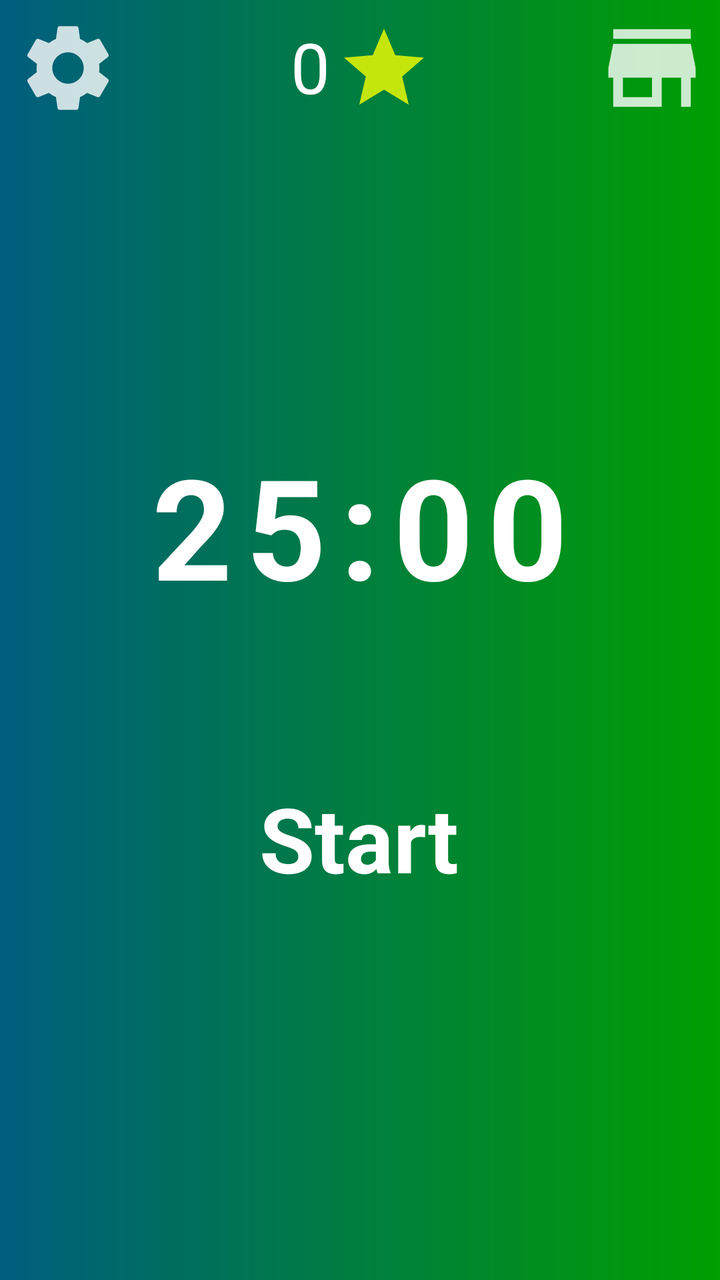
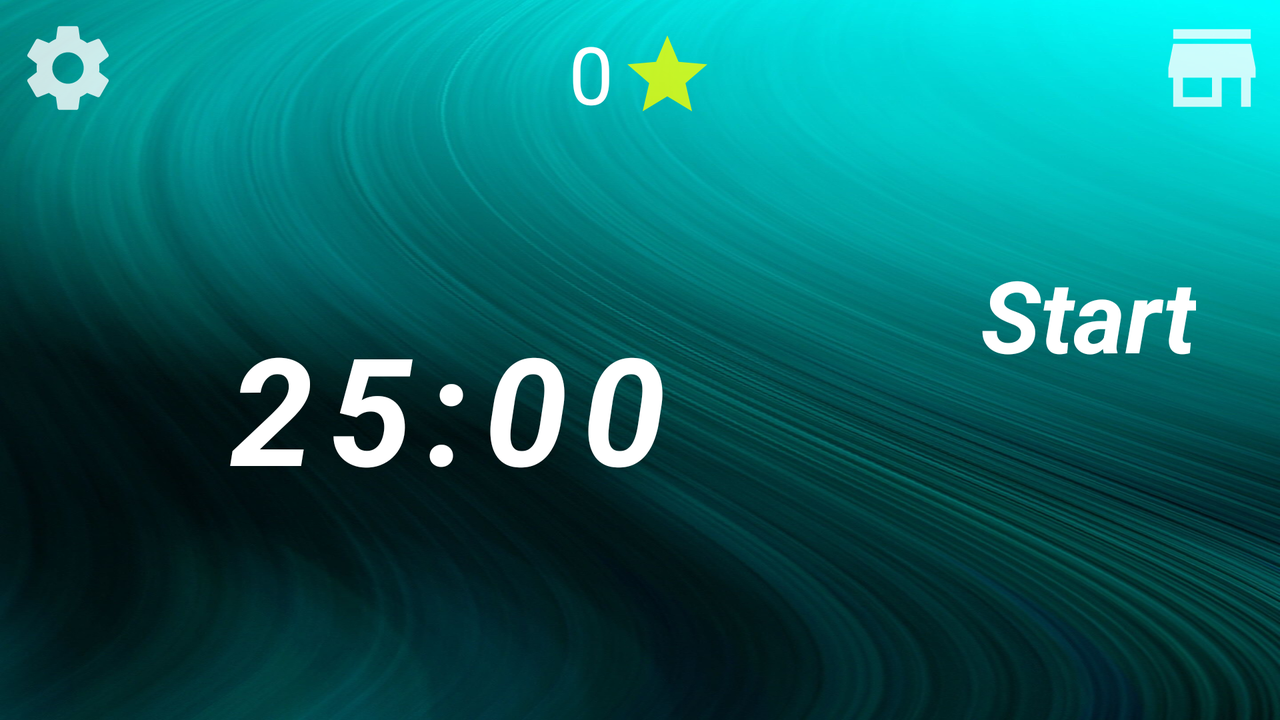

Two renders of one Android screen. The first uses the default layout on a phone; the second uses the alternative layout the repository ships for a different screen configuration, on a matching device. The two XML files are below.
<!-- AndroidManifest.xml: application theme Theme.StudySmarter -->
<!-- res/layout/activity_home.xml -->
<?xml version="1.0" encoding="utf-8"?>
<androidx.constraintlayout.widget.ConstraintLayout xmlns:android="http://schemas.android.com/apk/res/android"
    xmlns:app="http://schemas.android.com/apk/res-auto"
    xmlns:tools="http://schemas.android.com/tools"
    android:id="@+id/home_root_layout"
    android:layout_width="match_parent"
    android:layout_height="match_parent"
    android:background="@drawable/gradient_two_colors_theme1"
    tools:context=".ui.HomeScreen">


    <TextView
        android:id="@+id/home_setting_tv"
        android:layout_width="wrap_content"
        android:layout_height="wrap_content"
        android:layout_margin="@dimen/marginAndPaddingForAllViews"
        android:drawableStart="@drawable/ic_settings"
        android:padding="@dimen/marginAndPaddingForAllViews"
        app:layout_constraintStart_toStartOf="parent"
        app:layout_constraintTop_toTopOf="parent" />


    <TextView
        android:id="@+id/home_store_tv"
        android:layout_width="wrap_content"
        android:layout_height="wrap_content"
        android:layout_margin="@dimen/marginAndPaddingForAllViews"
        android:drawableStart="@drawable/ic_store"
        android:padding="@dimen/marginAndPaddingForAllViews"
        app:layout_constraintEnd_toEndOf="parent"
        app:layout_constraintTop_toTopOf="parent" />


    <TextView
        android:id="@+id/home_points_tv"
        android:layout_width="wrap_content"
        android:layout_height="wrap_content"
        android:layout_margin="@dimen/marginAndPaddingForAllViews"
        android:drawableEnd="@drawable/ic_star"
        android:drawablePadding="@dimen/marginAndPaddingForAllViews"
        android:padding="@dimen/marginAndPaddingForAllViews"
        android:text="@string/zero_str"
        android:textAlignment="center"
        android:textColor="@color/white"
        android:textSize="@dimen/pointsTextSize"
        app:layout_constraintEnd_toEndOf="@id/v_guideline2"
        app:layout_constraintHorizontal_bias="0.493"
        app:layout_constraintStart_toStartOf="@id/v_guideline1"
        app:layout_constraintTop_toTopOf="parent" />


    <TextView
        android:id="@+id/home_timer_tv"
        android:layout_width="wrap_content"
        android:layout_height="wrap_content"
        android:letterSpacing="0.1"
        android:padding="@dimen/marginAndPaddingForAllViews"
        android:text="25:00"
        android:textColor="@color/white"
        android:textSize="@dimen/timerTextSize"
        android:textStyle="bold"
        app:layout_constraintEnd_toEndOf="parent"
        app:layout_constraintHorizontal_bias="0.497"
        app:layout_constraintStart_toStartOf="parent"
        app:layout_constraintTop_toBottomOf="@+id/hor_guideline1" />

    <TextView
        android:id="@+id/home_start_pause_resume_tv"
        android:layout_width="wrap_content"
        android:layout_height="wrap_content"
        android:padding="@dimen/marginAndPaddingForAllViews"
        android:text="@string/start_str"
        android:textColor="@color/white"
        android:textSize="@dimen/startTextSize"
        android:textStyle="bold"
        app:layout_constraintEnd_toEndOf="@id/v_guideline2"
        app:layout_constraintHorizontal_bias="0.489"
        app:layout_constraintStart_toStartOf="@id/v_guideline1"
        app:layout_constraintTop_toBottomOf="@+id/hor_guideline2" />

    <TextView
        android:id="@+id/home_reset_tv"
        android:layout_width="wrap_content"
        android:layout_height="wrap_content"
        android:text="@string/reset_str"
        android:textColor="@color/white"
        android:textSize="@dimen/resetTextSize"
        android:textStyle="bold|italic"
        android:visibility="invisible"
        app:layout_constraintBottom_toBottomOf="parent"
        app:layout_constraintEnd_toEndOf="@id/v_guideline2"
        app:layout_constraintHorizontal_bias="0.5"
        app:layout_constraintStart_toStartOf="@id/v_guideline1"
        app:layout_constraintTop_toTopOf="@+id/hor_guideline3" />

    <androidx.constraintlayout.widget.Guideline
        android:id="@+id/v_guideline1"
        android:layout_width="wrap_content"
        android:layout_height="wrap_content"
        android:orientation="vertical"
        app:layout_constraintGuide_percent="0.30" />


    <androidx.constraintlayout.widget.Guideline
        android:id="@+id/v_guideline2"
        android:layout_width="wrap_content"
        android:layout_height="wrap_content"
        android:orientation="vertical"
        app:layout_constraintGuide_percent="0.70" />

    <androidx.constraintlayout.widget.Guideline
        android:id="@+id/hor_guideline1"
        android:layout_width="wrap_content"
        android:layout_height="wrap_content"
        android:orientation="horizontal"
        app:layout_constraintGuide_percent="0.33"  />


    <androidx.constraintlayout.widget.Guideline
        android:id="@+id/hor_guideline2"
        android:layout_width="wrap_content"
        android:layout_height="wrap_content"
        android:orientation="horizontal"
        app:layout_constraintGuide_percent="0.60"  />


    <androidx.constraintlayout.widget.Guideline
        android:id="@+id/hor_guideline3"
        android:layout_width="wrap_content"
        android:layout_height="wrap_content"
        android:orientation="horizontal"
        app:layout_constraintGuide_percent="0.80"  />

</androidx.constraintlayout.widget.ConstraintLayout>
<!-- resources referenced by this layout -->
<resources>
  <color name="white">#FFFFFFFF</color>
  <dimen name="marginAndPaddingForAllViews">5dp</dimen>
  <dimen name="pointsTextSize">35sp</dimen>
  <dimen name="resetTextSize">40sp</dimen>
  <dimen name="startTextSize">45sp</dimen>
  <dimen name="timerTextSize">70sp</dimen>
  <!-- drawable gradient_two_colors_theme1 (drawable) -->
  <?xml version="1.0" encoding="utf-8"?>
  <shape xmlns:android="http://schemas.android.com/apk/res/android">
      <gradient
          android:startColor="#005E7E"
          android:endColor="#009E00"
          android:type="linear"
          android:angle="0"/>
  </shape>
  <!-- drawable ic_settings (drawable) -->
  <vector android:alpha="0.8" android:height="64dp" android:tint="#FFFFFF"
      android:viewportHeight="24" android:viewportWidth="24"
      android:width="64dp" xmlns:android="http://schemas.android.com/apk/res/android">
      <path android:fillColor="@android:color/white" android:pathData="M19.14,12.94c0.04,-0.3 0.06,-0.61 0.06,-0.94c0,-0.32 -0.02,-0.64 -0.07,-0.94l2.03,-1.58c0.18,-0.14 0.23,-0.41 0.12,-0.61l-1.92,-3.32c-0.12,-0.22 -0.37,-0.29 -0.59,-0.22l-2.39,0.96c-0.5,-0.38 -1.03,-0.7 -1.62,-0.94L14.4,2.81c-0.04,-0.24 -0.24,-0.41 -0.48,-0.41h-3.84c-0.24,0 -0.43,0.17 -0.47,0.41L9.25,5.35C8.66,5.59 8.12,5.92 7.63,6.29L5.24,5.33c-0.22,-0.08 -0.47,0 -0.59,0.22L2.74,8.87C2.62,9.08 2.66,9.34 2.86,9.48l2.03,1.58C4.84,11.36 4.8,11.69 4.8,12s0.02,0.64 0.07,0.94l-2.03,1.58c-0.18,0.14 -0.23,0.41 -0.12,0.61l1.92,3.32c0.12,0.22 0.37,0.29 0.59,0.22l2.39,-0.96c0.5,0.38 1.03,0.7 1.62,0.94l0.36,2.54c0.05,0.24 0.24,0.41 0.48,0.41h3.84c0.24,0 0.44,-0.17 0.47,-0.41l0.36,-2.54c0.59,-0.24 1.13,-0.56 1.62,-0.94l2.39,0.96c0.22,0.08 0.47,0 0.59,-0.22l1.92,-3.32c0.12,-0.22 0.07,-0.47 -0.12,-0.61L19.14,12.94zM12,15.6c-1.98,0 -3.6,-1.62 -3.6,-3.6s1.62,-3.6 3.6,-3.6s3.6,1.62 3.6,3.6S13.98,15.6 12,15.6z"/>
  </vector>
  <!-- drawable ic_star (drawable) -->
  <vector android:height="48dp" android:tint="#FFEB00"
      android:viewportHeight="24" android:viewportWidth="24"
      android:width="48dp" xmlns:android="http://schemas.android.com/apk/res/android">
      <path android:fillColor="@android:color/white" android:pathData="M14.43,10l-2.43,-8l-2.43,8l-7.57,0l6.18,4.41l-2.35,7.59l6.17,-4.69l6.18,4.69l-2.35,-7.59l6.17,-4.41z"/>
  </vector>
  <!-- drawable ic_store (drawable) -->
  <vector android:alpha="0.8" android:height="64dp" android:tint="@color/teal_700"
      android:viewportHeight="24" android:viewportWidth="24"
      android:width="68dp" xmlns:android="http://schemas.android.com/apk/res/android">
      <path android:fillColor="@android:color/white" android:pathData="M20,4L4,4v2h16L20,4zM21,14v-2l-1,-5L4,7l-1,5v2h1v6h10v-6h4v6h2v-6h1zM12,18L6,18v-4h6v4z"/>
  </vector>
  <string name="reset_str">Reset</string>
  <string name="start_str">Start</string>
  <string name="zero_str">0</string>
  <style name="Theme.StudySmarter" parent="Theme.MaterialComponents.DayNight.NoActionBar">
          
          <item name="colorPrimary">@color/teal_200</item>
          <item name="colorPrimaryVariant">@color/teal_700</item>
          <item name="colorOnPrimary">@color/white</item>
          
          <item name="colorSecondary">@color/teal_200</item>
          <item name="colorSecondaryVariant">@color/teal_700</item>
          <item name="colorOnSecondary">@color/black</item>
          
          <item name="android:statusBarColor">?attr/colorPrimaryVariant</item>
          
      </style>
  <color name="teal_700">#FF018786</color>
  <color name="teal_200">#FF03DAC5</color>
  <color name="black">#FF000000</color>
</resources>
<!-- res/layout-land/activity_home.xml (the repository's variant of the layout above) -->
<!-- drawn on the phone turned sideways -->
<?xml version="1.0" encoding="utf-8"?>
<androidx.constraintlayout.widget.ConstraintLayout xmlns:android="http://schemas.android.com/apk/res/android"
    xmlns:app="http://schemas.android.com/apk/res-auto"
    xmlns:tools="http://schemas.android.com/tools"
    android:layout_width="match_parent"
    android:layout_height="match_parent"
    android:background="@drawable/bg_home"
    tools:context=".HomeScreen">


    <TextView
        android:id="@+id/home_setting_tv"
        android:layout_width="wrap_content"
        android:layout_height="wrap_content"
        android:layout_margin="@dimen/marginAndPaddingForAllViews"
        android:drawableStart="@drawable/ic_settings"
        android:padding="@dimen/marginAndPaddingForAllViews"
        app:layout_constraintStart_toStartOf="parent"
        app:layout_constraintTop_toTopOf="parent" />


    <TextView
        android:id="@+id/home_store_tv"
        android:layout_width="wrap_content"
        android:layout_height="wrap_content"
        android:layout_margin="@dimen/marginAndPaddingForAllViews"
        android:drawableStart="@drawable/ic_store"
        android:padding="@dimen/marginAndPaddingForAllViews"
        app:layout_constraintEnd_toEndOf="parent"
        app:layout_constraintTop_toTopOf="parent" />


    <TextView
        android:id="@+id/home_points_tv"
        android:layout_width="wrap_content"
        android:layout_height="wrap_content"
        android:layout_margin="@dimen/marginAndPaddingForAllViews"
        android:drawableEnd="@drawable/ic_star"
        android:drawablePadding="@dimen/marginAndPaddingForAllViews"
        android:padding="@dimen/marginAndPaddingForAllViews"
        android:text="@string/zero_str"
        android:textAlignment="center"
        android:textColor="@color/white"
        android:textSize="@dimen/pointsTextSize"
        app:layout_constraintEnd_toEndOf="@id/v_guideline2"
        app:layout_constraintHorizontal_bias="0.5"
        app:layout_constraintStart_toStartOf="@id/v_guideline1"
        app:layout_constraintTop_toTopOf="parent" />


    <TextView
        android:id="@+id/home_timer_tv"
        android:layout_width="wrap_content"
        android:layout_height="wrap_content"
        android:letterSpacing="0.1"
        android:padding="@dimen/marginAndPaddingForAllViews"
        android:text="25:00"
        android:textColor="@color/white"
        android:textSize="@dimen/timerTextSize"
        android:textStyle="bold|italic"
        app:layout_constraintBottom_toTopOf="@+id/hor_guideline3"
        app:layout_constraintEnd_toStartOf="@+id/v_guideline2"
        app:layout_constraintStart_toStartOf="parent"
        app:layout_constraintTop_toBottomOf="@+id/hor_guideline1" />

    <TextView
        android:id="@+id/home_start_pause_resume_tv"
        android:layout_width="wrap_content"
        android:layout_height="wrap_content"
        android:padding="@dimen/marginAndPaddingForAllViews"
        android:text="@string/start_str"
        android:textColor="@color/white"
        android:textSize="@dimen/startTextSize"
        android:textStyle="bold|italic"
        app:layout_constraintEnd_toEndOf="parent"
        app:layout_constraintStart_toStartOf="@+id/v_guideline2"
        app:layout_constraintTop_toTopOf="@+id/hor_guideline1" />

    <TextView
        android:id="@+id/home_reset_tv"
        android:layout_width="wrap_content"
        android:layout_height="wrap_content"
        android:layout_margin="@dimen/marginAndPaddingForAllViews"
        android:enabled="false"
        android:text="@string/reset_str"
        android:textColor="@color/white"
        android:textSize="@dimen/resetTextSize"
        android:textStyle="bold|italic"
        android:visibility="invisible"
        app:layout_constraintBottom_toBottomOf="parent"
        app:layout_constraintEnd_toEndOf="parent"
        app:layout_constraintStart_toStartOf="@+id/v_guideline2"
        app:layout_constraintTop_toTopOf="@+id/hor_guideline2" />

    <androidx.constraintlayout.widget.Guideline
        android:id="@+id/v_guideline1"
        android:layout_width="wrap_content"
        android:layout_height="wrap_content"
        android:orientation="vertical"
        app:layout_constraintGuide_percent="0.30" />


    <androidx.constraintlayout.widget.Guideline
        android:id="@+id/v_guideline2"
        android:layout_width="wrap_content"
        android:layout_height="wrap_content"
        android:orientation="vertical"
        app:layout_constraintGuide_percent="0.70" />

    <androidx.constraintlayout.widget.Guideline
        android:id="@+id/hor_guideline1"
        android:layout_width="wrap_content"
        android:layout_height="wrap_content"
        android:orientation="horizontal"
        app:layout_constraintGuide_percent="0.33"  />


    <androidx.constraintlayout.widget.Guideline
        android:id="@+id/hor_guideline2"
        android:layout_width="wrap_content"
        android:layout_height="wrap_content"
        android:orientation="horizontal"
        app:layout_constraintGuide_percent="0.60"  />


    <androidx.constraintlayout.widget.Guideline
        android:id="@+id/hor_guideline3"
        android:layout_width="wrap_content"
        android:layout_height="wrap_content"
        android:orientation="horizontal"
        app:layout_constraintGuide_percent="0.80"  />

</androidx.constraintlayout.widget.ConstraintLayout>
<!-- resources referenced by the variant -->
<!-- as the phone turned sideways resolves them -->
<resources>
  <color name="white">#FFFFFFFF</color>
  <!-- from res/values-land/ -->
  <dimen name="marginAndPaddingForAllViews">5dp</dimen>
  <!-- from res/values-land/ -->
  <dimen name="pointsTextSize">40sp</dimen>
  <!-- from res/values-land/ -->
  <dimen name="resetTextSize">45sp</dimen>
  <!-- from res/values-land/ -->
  <dimen name="startTextSize">50sp</dimen>
  <!-- from res/values-land/ -->
  <dimen name="timerTextSize">75sp</dimen>
  <!-- drawable bg_home: jpg bitmap (drawable, 228620 bytes) -->
  <!-- drawable ic_settings (drawable) -->
  <vector android:alpha="0.8" android:height="64dp" android:tint="#FFFFFF"
      android:viewportHeight="24" android:viewportWidth="24"
      android:width="64dp" xmlns:android="http://schemas.android.com/apk/res/android">
      <path android:fillColor="@android:color/white" android:pathData="M19.14,12.94c0.04,-0.3 0.06,-0.61 0.06,-0.94c0,-0.32 -0.02,-0.64 -0.07,-0.94l2.03,-1.58c0.18,-0.14 0.23,-0.41 0.12,-0.61l-1.92,-3.32c-0.12,-0.22 -0.37,-0.29 -0.59,-0.22l-2.39,0.96c-0.5,-0.38 -1.03,-0.7 -1.62,-0.94L14.4,2.81c-0.04,-0.24 -0.24,-0.41 -0.48,-0.41h-3.84c-0.24,0 -0.43,0.17 -0.47,0.41L9.25,5.35C8.66,5.59 8.12,5.92 7.63,6.29L5.24,5.33c-0.22,-0.08 -0.47,0 -0.59,0.22L2.74,8.87C2.62,9.08 2.66,9.34 2.86,9.48l2.03,1.58C4.84,11.36 4.8,11.69 4.8,12s0.02,0.64 0.07,0.94l-2.03,1.58c-0.18,0.14 -0.23,0.41 -0.12,0.61l1.92,3.32c0.12,0.22 0.37,0.29 0.59,0.22l2.39,-0.96c0.5,0.38 1.03,0.7 1.62,0.94l0.36,2.54c0.05,0.24 0.24,0.41 0.48,0.41h3.84c0.24,0 0.44,-0.17 0.47,-0.41l0.36,-2.54c0.59,-0.24 1.13,-0.56 1.62,-0.94l2.39,0.96c0.22,0.08 0.47,0 0.59,-0.22l1.92,-3.32c0.12,-0.22 0.07,-0.47 -0.12,-0.61L19.14,12.94zM12,15.6c-1.98,0 -3.6,-1.62 -3.6,-3.6s1.62,-3.6 3.6,-3.6s3.6,1.62 3.6,3.6S13.98,15.6 12,15.6z"/>
  </vector>
  <!-- drawable ic_star (drawable) -->
  <vector android:height="48dp" android:tint="#FFEB00"
      android:viewportHeight="24" android:viewportWidth="24"
      android:width="48dp" xmlns:android="http://schemas.android.com/apk/res/android">
      <path android:fillColor="@android:color/white" android:pathData="M14.43,10l-2.43,-8l-2.43,8l-7.57,0l6.18,4.41l-2.35,7.59l6.17,-4.69l6.18,4.69l-2.35,-7.59l6.17,-4.41z"/>
  </vector>
  <!-- drawable ic_store (drawable) -->
  <vector android:alpha="0.8" android:height="64dp" android:tint="@color/teal_700"
      android:viewportHeight="24" android:viewportWidth="24"
      android:width="68dp" xmlns:android="http://schemas.android.com/apk/res/android">
      <path android:fillColor="@android:color/white" android:pathData="M20,4L4,4v2h16L20,4zM21,14v-2l-1,-5L4,7l-1,5v2h1v6h10v-6h4v6h2v-6h1zM12,18L6,18v-4h6v4z"/>
  </vector>
  <string name="reset_str">Reset</string>
  <string name="start_str">Start</string>
  <string name="zero_str">0</string>
  <style name="Theme.StudySmarter" parent="Theme.MaterialComponents.DayNight.NoActionBar">
          
          <item name="colorPrimary">@color/teal_200</item>
          <item name="colorPrimaryVariant">@color/teal_700</item>
          <item name="colorOnPrimary">@color/white</item>
          
          <item name="colorSecondary">@color/teal_200</item>
          <item name="colorSecondaryVariant">@color/teal_700</item>
          <item name="colorOnSecondary">@color/black</item>
          
          <item name="android:statusBarColor">?attr/colorPrimaryVariant</item>
          
      </style>
  <color name="teal_700">#FF018786</color>
  <color name="teal_200">#FF03DAC5</color>
  <color name="black">#FF000000</color>
</resources>
